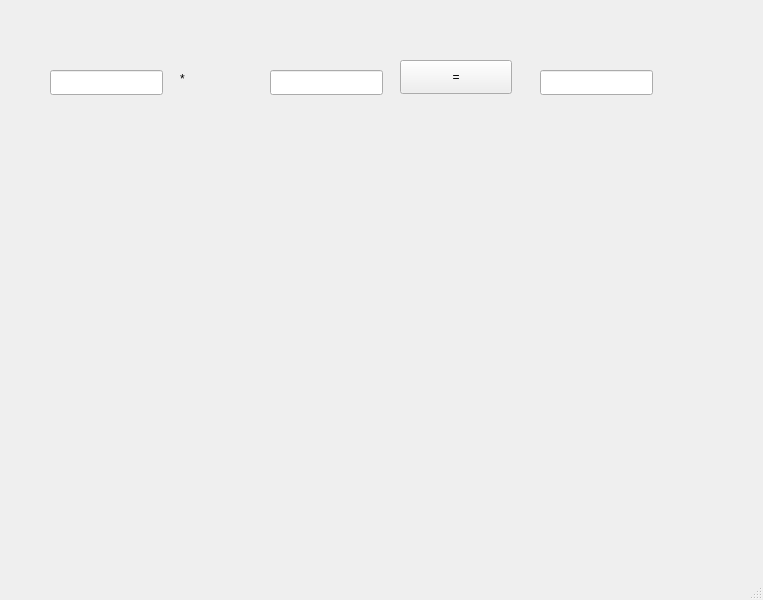
<?xml version="1.0" encoding="UTF-8"?>
<ui version="4.0">
 <class>MainWindow</class>
 <widget class="QMainWindow" name="MainWindow">
  <property name="geometry">
   <rect>
    <x>0</x>
    <y>0</y>
    <width>763</width>
    <height>600</height>
   </rect>
  </property>
  <property name="windowTitle">
   <string>MainWindow</string>
  </property>
  <widget class="QWidget" name="centralwidget">
   <widget class="QPushButton" name="pb">
    <property name="geometry">
     <rect>
      <x>400</x>
      <y>60</y>
      <width>112</width>
      <height>34</height>
     </rect>
    </property>
    <property name="text">
     <string>=</string>
    </property>
   </widget>
   <widget class="QLineEdit" name="leA">
    <property name="geometry">
     <rect>
      <x>50</x>
      <y>70</y>
      <width>113</width>
      <height>25</height>
     </rect>
    </property>
    <property name="text">
     <string/>
    </property>
   </widget>
   <widget class="QLabel" name="lbl">
    <property name="geometry">
     <rect>
      <x>180</x>
      <y>70</y>
      <width>77</width>
      <height>18</height>
     </rect>
    </property>
    <property name="text">
     <string>*</string>
    </property>
   </widget>
   <widget class="QLineEdit" name="leB">
    <property name="geometry">
     <rect>
      <x>270</x>
      <y>70</y>
      <width>113</width>
      <height>25</height>
     </rect>
    </property>
   </widget>
   <widget class="QLineEdit" name="leC">
    <property name="geometry">
     <rect>
      <x>540</x>
      <y>70</y>
      <width>113</width>
      <height>25</height>
     </rect>
    </property>
   </widget>
  </widget>
  <widget class="QMenuBar" name="menubar">
   <property name="geometry">
    <rect>
     <x>0</x>
     <y>0</y>
     <width>763</width>
     <height>31</height>
    </rect>
   </property>
  </widget>
  <widget class="QStatusBar" name="statusbar"/>
 </widget>
 <resources/>
 <connections/>
</ui>
